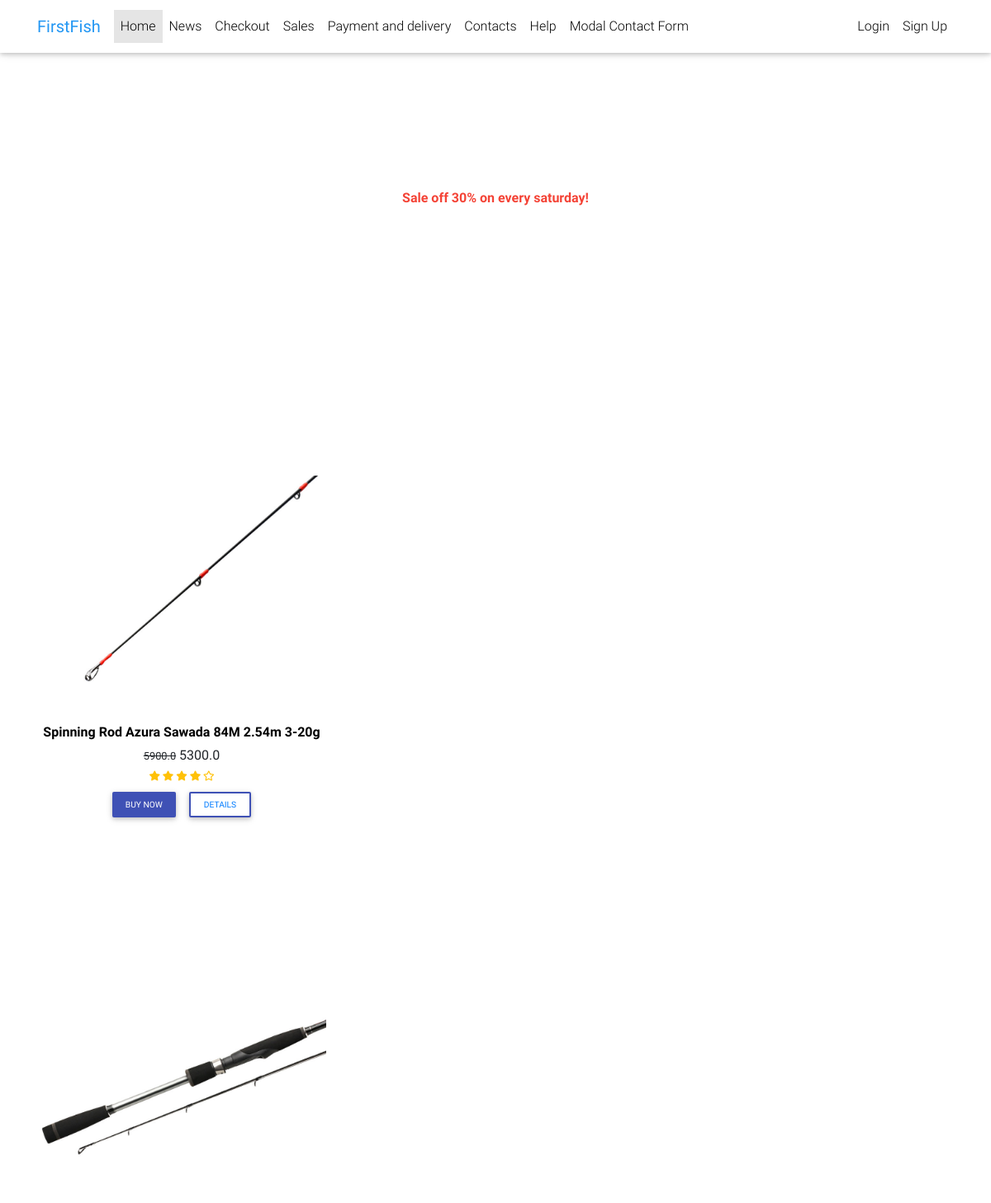
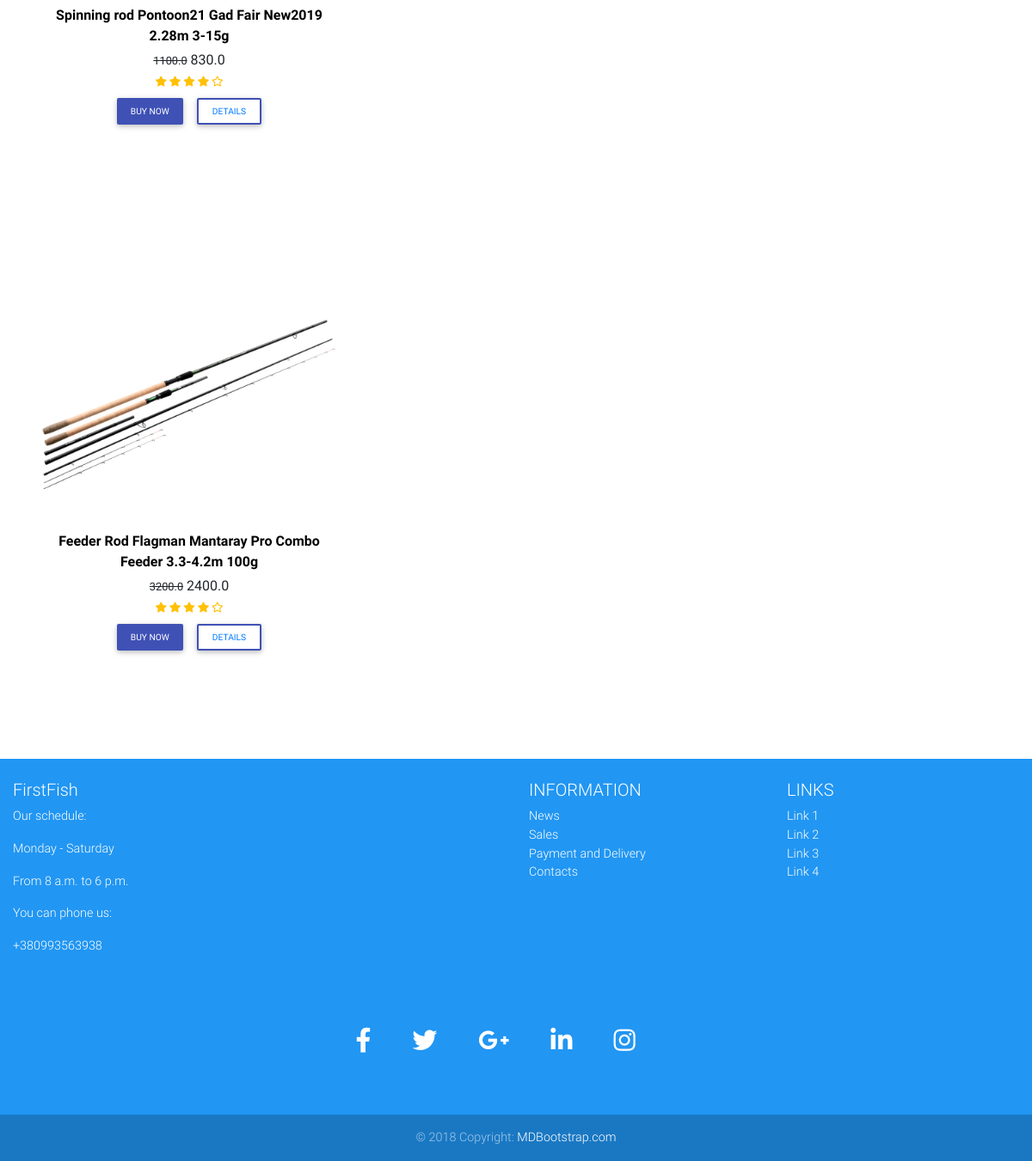
Page /core/sales/ on the committed database (2 pictures, top to bottom).
### core/models.py (models this page shows, shortened)
class Item(models.Model):
    title = models.CharField(max_length=100)
    price = models.FloatField()
    length = models.FloatField(default=0)
    weight = models.FloatField(default=0)
    colour = models.CharField(max_length=2, choices=COLOUR_CHOICES, default='BL')
    discount_price = models.FloatField(blank=True, null=True)
    category = models.ForeignKey(ItemCategory,
                                 on_delete=models.CASCADE, default=None)
    label = models.CharField(choices=LABEL_CHOICES, max_length=1)
    slug = models.SlugField()
    description = models.TextField()
    image = models.ImageField(upload_to='media/items', default='media/news/Camping.jpg')
    def get_absolute_url(self):
        return reverse('core:product', kwargs={
            'slug': self.slug
        })

### core/views.py (the view)
# urls.py: path('sales/', SalesListView.as_view(), name='sales'),
class SalesListView(ListView):
    model = Item
    template_name = 'core/sales.html'
    paginate_by = 9
    context_object_name = 'object'
    def get_queryset(self):
        items = Item.objects.exclude(discount_price__isnull=True)
        return items
    def get_context_data(self, *args, object_list=None, **kwargs):
        context = super().get_context_data(*args, **kwargs)
        return context

### core/templates/core/sales.html (shortened to what this page needs)
{% extends 'core/base.html' %}
{% block content %}
<section>
  <div id="carousel-example-2" class="carousel slide carousel-fade" data-ride="carousel">
    <ol class="carousel-indicators">
      <li data-target="#carousel-example-2" data-slide-to="0" class="active"></li>
      <li data-target="#carousel-example-2" data-slide-to="1"></li>
      <li data-target="#carousel-example-2" data-slide-to="2"></li>
    </ol>
    <div class="carousel-inner" role="listbox">
      <div class="carousel-item active">
        <div class="view">
          <a href="#!">
          	<div class="mask rgba-white-slight text-center d-flex align-items-center justify-content-center">
            	<div class="row">
              	<div class="col-12">
                	<p class="h1-responsive red-text font-weight-bold mb-0">Sale off 30% on every saturday!</p>
              	</div>
            	</div>
          	</div>
       		</a>
        </div>
      </div>
    </div>
    <a class="carousel-control-prev" href="#carousel-example-2" role="button" data-slide="prev">
      <span class="carousel-control-prev-icon" aria-hidden="true"></span>
    </a>
    <a class="carousel-control-next" href="#carousel-example-2" role="button" data-slide="next">
      <span class="carousel-control-next-icon" aria-hidden="true"></span>
    </a>
  </div>
</section>
{% if object_list %}
{% for object in object_list %}
    <div class="container my-5 py-5">
        <section class="text-center">
          <div class="row">
            <div class="col-lg-4 col-md-12 mb-4">
              <a href="{{ object.get_absolute_url }}" class="waves-effect waves-light"><img
                  src="{{ object.image.url }}" class="img-fluid"
                  alt="Something happend with this image"></a>
              <p class="mb-1"><a href="{{ object.get_absolute_url }}" class="font-weight-bold black-text">{{ object.title }}</a></p>
              <p class="mb-1"><small class="mr-1"><s>{{ object.price }}</s></small><strong>{{ object.discount_price }}</strong></p>
              <div class="amber-text fa-xs mb-1">
                <i class="fas fa-star"></i>
                <i class="fas fa-star"></i>
                <i class="fas fa-star"></i>
                <i class="fas fa-star"></i>
                <i class="far fa-star"></i>
              </div>
              <button type="button" class="btn btn-indigo btn-rounded btn-sm px-3">
                   Buy Now
              </button>
              <button type="button" class="btn btn-outline-indigo btn-rounded btn-sm px-3 waves-effect">
                  <a href="{{ object.get_absolute_url }}">Details </a>
              </button>
            </div>
          </div>
        </section>
      </div>
{% endfor %}
{% else %}
 There is no products on Sales now
{% endif %}
{% endblock %}

### core/templates/core/base.html (style rules this page uses)
html, body, header, .carousel { height: 60vh; }

### rows in the picture
Item: image (picture), title "Spinning Rod Azura Sawada 84M 2.54m 3-20g", price "5900.0", discount_price "5300.0"
Item: image (picture), title "Spinning rod Pontoon21 Gad Fair New2019 2.28m 3-15g", price "1100.0", discount_price "830.0"
Item: image (picture), title "Feeder Rod Flagman Mantaray Pro Combo Feeder 3.3-4.2m 100g", price "3200.0", discount_price "2400.0"
